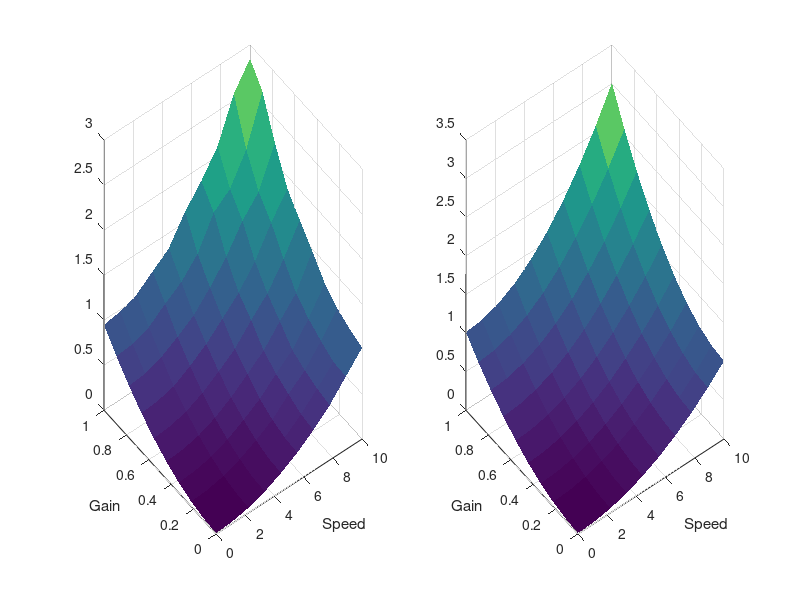

The MATLAB source for this figure:
function SimSimpleGainNoiseSDN(varargin)
%% SimSimpleGainNoiseModel
%
%   SimSimpleGainNoiseModel()
%
%   Simulates simple sensorimotor gain noise model of the form:
%           e = (g + eta_g)(s + eta_s);
%
%   with the covariance between eta_g and eta_s set to zero. Simulates a
%   number of values of g and s for the default noise set to Gaussian,
%   independent, with mean 0 and standard deviation set to 0.1 and 1,
%   respectively.
%
%%

%% Defaults

%% Parse inputs
Parser = inputParser;

addParameter(Parser,'sigma_g',0.1)
addParameter(Parser,'sigma_s',1)
addParameter(Parser,'w',0.1)
addParameter(Parser,'sigma_gs',0)
addParameter(Parser,'gs',linspace(0,1,10))
addParameter(Parser,'ss',linspace(0,10,10))
addParameter(Parser,'sampleN',1000)

parse(Parser,varargin{:})

sigma_g = Parser.Results.sigma_g;
sigma_s = Parser.Results.sigma_s;
w = Parser.Results.w;
sigma_gs = Parser.Results.sigma_gs;
gs = Parser.Results.gs;
ss = Parser.Results.ss;
sampleN = Parser.Results.sampleN;

%% For each combination of g and s generate samples and eye outputs

% All combinations
[Ss,Gs] = meshgrid(ss,gs);

% Generate noise
COV = [sigma_g^2, sigma_gs^2; sigma_gs^2, sigma_s^2];
Noise = mvnrnd([0,0],COV,sampleN);

% Calculate e
Es = (repmat(Gs,[1,1,sampleN]) + ...
    repmat(permute(Noise(:,1),[3,2,1]),[size(Gs,1),size(Gs,2),1]))...
    .*...
    (repmat(Ss,[1,1,sampleN]) + ...
    repmat(permute(Noise(:,2),[3,2,1]),[size(Ss,1),size(Ss,2),1]) + ...
    + w*repmat(Ss,[1,1,sampleN]).*randn(size(Ss,1),size(Ss,2),sampleN));

% Calculate stats
mE = mean(Es,3);
vE = var(Es - repmat(mE,[1,1,sampleN]),[],3);

%% Theoretical results
M = Gs.*Ss;
VAR = (sigma_s^2+w^2*Ss.^2).*Gs.^2 + sigma_s^2*sigma_g^2 + sigma_g^2*Ss.^2;

%% Analyze
% figure
% subplot(1,2,1)
% surf(Gs,Ss,mE,'EdgeColor','none')
% xlabel('Gain')
% ylabel('Speed')
% 
% subplot(1,2,2)
% surf(Gs,Ss,M,'EdgeColor','none')
% xlabel('Gain')
% ylabel('Speed')

%%
figure
subplot(1,2,1)
surf(Ss,Gs,vE,'EdgeColor','none')
xlabel('Speed')
ylabel('Gain')

subplot(1,2,2)
surf(Ss,Gs,VAR,'EdgeColor','none')
xlabel('Speed')
ylabel('Gain')
